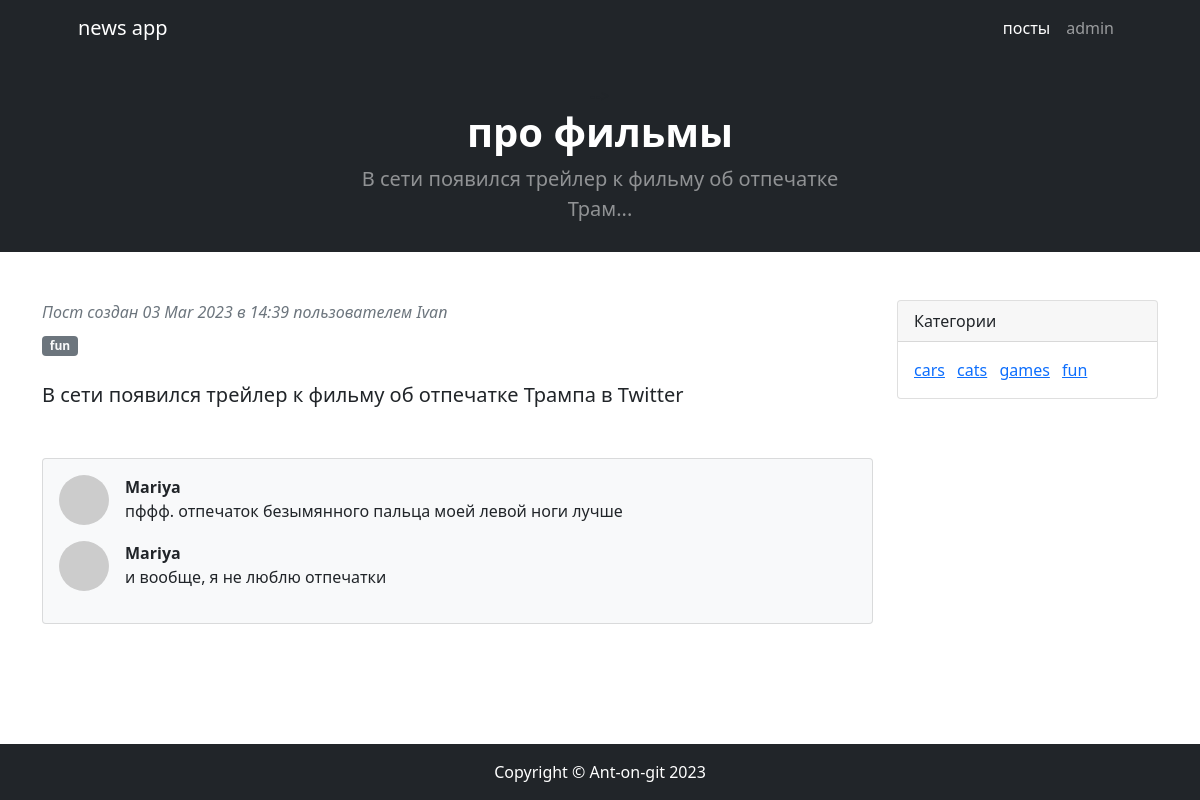
Screenshot of /news/3 with the database file from the repository.
### news/models.py (models this page shows, shortened)
class Post(models.Model):
    class Types(models.TextChoices):
        article = 'статья', 'статья'
        news = 'новость', 'новость'
    type = models.CharField(max_length=7, choices=Types.choices, default=Types.article)
    datetime_create = models.DateTimeField(auto_now_add=True)
    title = models.CharField(max_length=255)
    text = models.TextField()
    rating = models.IntegerField(default=0)
    author = models.ForeignKey('Author', on_delete=models.CASCADE)
    category = models.ManyToManyField('Category', through='PostCategory')
    def preview(self):
        return self.text[:50] + '...'

class Author(models.Model):
    rating = models.IntegerField(default=0)
    user = models.OneToOneField(User, on_delete=models.CASCADE)

class Category(models.Model):
    name = models.CharField(max_length=255, unique=True)

class Comment(models.Model):
    text = models.TextField()
    datetime_create = models.DateTimeField(auto_now_add=True)
    rating = models.IntegerField(default=0)
    post = models.ForeignKey(Post, on_delete=models.CASCADE)
    user = models.ForeignKey(User, on_delete=models.CASCADE)

### news/views.py (the view)
# urls.py: path('<int:pk>', PostDetail.as_view())
class PostDetail(DetailView):
    model = Post
    template_name = 'postDetails.html'
    context_object_name = 'post'
    def get_context_data(self, **kwargs):
        context = super().get_context_data(**kwargs)
        context['comments'] = Comment.objects.filter(post=kwargs['object'])
        context['categories'] = Category.objects.all()
        return context

### news/templatetags/custom_filters.py (called while the page is built)
@register.filter(name='addSmile')
def addSmile(value, arg):
    if isinstance(value, str) and isinstance(arg, int):
        return value + ')'*arg if 'аха' in value else value
    else:
        raise ValueError(f'Нельзя умножиить {value} на {arg}')

@register.filter(name='censor')
def censor(text):
    negative_words = ['хрен', 'жопа', 'жопе']
    word_list = text.split()
    for i, word in enumerate(word_list):
        for negative in negative_words:
            if negative in word.lower():
                start_ind = word.lower().find(negative)
                end_ind = start_ind + len(negative)
                word_list[i] = word[:start_ind] + 'Х' * len(negative) + word[end_ind:]
    return ' '.join(word_list)

### templates/postDetails.html (shortened to what this page needs)
{% extends 'default.html' %}
{% load static %}
{% load custom_filters %}
{% block styles %}
    <link href="{% static 'BootstrapPost/css/styles.css' %}" rel="stylesheet" />
{% endblock styles %}
{% block page_preview %}
  <div class="text-center my-4">-->
      <h1 class="display-6 fw-bold text-white mb-2">
          {{ post.title | censor }}
      </h1>
      <p class="lead text-white-50 mb-4">
          {{ post.preview | censor }}
      </p>
  </div>
{% endblock page_preview %}
{% block content %}
        <div class="container mt-5">
            <div class="row">
                <div class="col-lg-9">
                    <article>
                        <header class="mb-4">
                            <div class="text-muted fst-italic mb-2">Пост создан {{ post.datetime_create | date:'d M Y' }} в {{ post.datetime_create | date:'H:i' }} пользователем {{ post.author.user.username }}</div>
                            {% for category in post.category.all %}
                                <a class="badge bg-secondary text-decoration-none link-light" href="#!">{{ category.name }}</a>
                            {% endfor %}
                        </header>
                        <section class="mb-5">
                            <p class="fs-5 mb-4" style="text-align: justify">{{ post.text | censor }}</p>
                        </section>
                    </article>
                    {% if comments %}
                    <section class="mb-5">
                        <div class="card bg-light">
                            <div class="card-body">
                                    {% for comment in comments %}
                                        <div class="d-flex mb-3">
                                            <div class="flex-shrink-0"><img class="rounded-circle" src="https://dummyimage.com/50x50/ced4da/6c757d.jpg" alt="..." /></div>
                                            <div class="ms-3">
                                                <div class="fw-bold">{{ comment.user.username }}</div>
                                                {{ comment.text | addSmile:5 | censor }}
                                            </div>
                                        </div>
                                    {% endfor %}
                            </div>
                        </div>
                    </section>
                    {% endif %}
                </div>
                <div class="col-lg-3">
                    <div class="card mb-4">
                        <div class="card-header">Категории</div>
                        <div class="card-body">
                            <div class="row">
                                <div class="col-sm-12">
                                    <ul class="list-inline mb-0">
                                        {% for category in categories %}
                                            <li class="list-inline-item"><a href="#!">{{ category.name }}</a></li>
                                        {% endfor %}
                                    </ul>
                                </div>
                            </div>
                        </div>
                    </div>
                </div>
            </div>
        </div>
{% endblock content %}

### rows the page displays
Post: title|censor "про фильмы", preview|censor "В сети появился трейлер к фильму об отпечатке Трам...", datetime_create "03 Mar 2023", datetime_create "14:39", author.user.username "Ivan", text|censor "В сети появился трейлер к фильму об отпечатке Трампа в Twitter"
Category: name "fun"
Comment: user.username "Mariya", text|addSmile "пффф. отпечаток безымянного пальца моей левой ноги лучше"
Comment: user.username "Mariya", text|addSmile "и вообще, я не люблю отпечатки"
Category: name "cars"
Category: name "cats"
Category: name "games"
